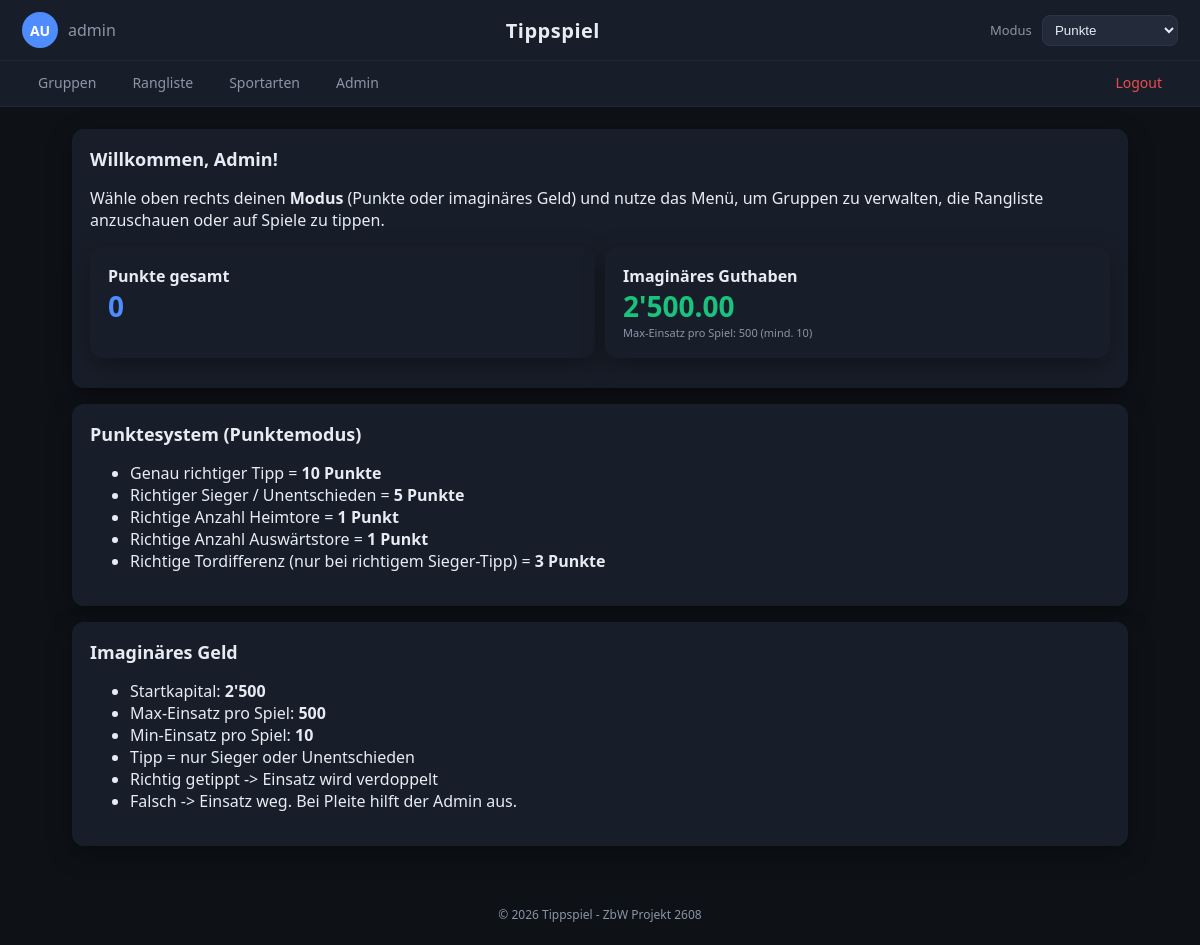
/pages/home.php (signed in), run on the app's committed database.
### tables this page shows
CREATE TABLE users (
    id                INT AUTO_INCREMENT PRIMARY KEY,
    username          VARCHAR(50)  NOT NULL UNIQUE,
    email             VARCHAR(120) NOT NULL UNIQUE,
    password_hash     VARCHAR(255) NOT NULL,
    first_name        VARCHAR(60)  NOT NULL,
    last_name         VARCHAR(60)  NOT NULL,
    role              ENUM('user','admin') NOT NULL DEFAULT 'user',
    points_total      INT NOT NULL DEFAULT 0,
    money_balance     DECIMAL(12,2) NOT NULL DEFAULT 2500.00,   
    background_image  VARCHAR(255) DEFAULT NULL,                
    created_at        TIMESTAMP DEFAULT CURRENT_TIMESTAMP
);

### config/db.php (called while the page is built, shortened)
<?php
function db(): PDO {
    static $pdo = null;
    if ($pdo === null) {
        $dsn = 'mysql:host=' . DB_HOST . ';dbname=' . DB_NAME . ';charset=' . DB_CHAR;
        $opt = [
            PDO::ATTR_ERRMODE            => PDO::ERRMODE_EXCEPTION,
            PDO::ATTR_DEFAULT_FETCH_MODE => PDO::FETCH_ASSOC,
            PDO::ATTR_EMULATE_PREPARES   => false,
        ];
        try {
            $pdo = new PDO($dsn, DB_USER, DB_PASS, $opt);
        } catch (PDOException $e) {
            http_response_code(500);
            die('DB-Fehler: ' . $e->getMessage());
        }
    }
    return $pdo;
}

### includes/auth.php (called while the page is built, shortened)
<?php
require_once __DIR__ . '/../config/db.php';
function current_user(): ?array {
    static $user = null;
    if ($user === null) {
        $stmt = db()->prepare('SELECT * FROM users WHERE id = ?');
        $stmt->execute([$_SESSION['user_id']]);
        $user = $stmt->fetch() ?: null;
    }
    return $user;
}
function require_login(): array {
    $u = current_user();
    return $u;
}
function initials(array $u): string {
    return strtoupper(mb_substr($u['first_name'], 0, 1) . mb_substr($u['last_name'], 0, 1));
}

### pages/home.php (the view)
<?php
$active = 'home';
require_once __DIR__ . '/../includes/header.php';
?>
<section class="card">
  <h2>Willkommen, <?= htmlspecialchars($user['first_name']) ?>!</h2>
  <p>
    Wähle oben rechts deinen <strong>Modus</strong> (Punkte oder imaginäres Geld) und
    nutze das Menü, um Gruppen zu verwalten, die Rangliste anzuschauen oder
    auf Spiele zu tippen.
  </p>
  <div class="form-grid" style="margin-top:14px">
    <div class="card" style="margin:0">
      <strong>Punkte gesamt</strong>
      <div style="font-size:28px;color:var(--primary);font-weight:700">
        <?= (int)$user['points_total'] ?>
      </div>
    </div>
    <div class="card" style="margin:0">
      <strong>Imaginäres Guthaben</strong>
      <div style="font-size:28px;color:var(--accent);font-weight:700">
        <?= number_format((float)$user['money_balance'], 2, '.', "'") ?>
      </div>
      <div style="font-size:11px;color:var(--muted)">
        Max-Einsatz pro Spiel: 500 (mind. 10)
      </div>
    </div>
  </div>
</section>
<section class="card">
  <h2>Punktesystem (Punktemodus)</h2>
  <ul>
    <li>Genau richtiger Tipp = <strong>10 Punkte</strong></li>
    <li>Richtiger Sieger / Unentschieden = <strong>5 Punkte</strong></li>
    <li>Richtige Anzahl Heimtore = <strong>1 Punkt</strong></li>
    <li>Richtige Anzahl Auswärtstore = <strong>1 Punkt</strong></li>
    <li>Richtige Tordifferenz (nur bei richtigem Sieger-Tipp) = <strong>3 Punkte</strong></li>
  </ul>
</section>
<section class="card">
  <h2>Imaginäres Geld</h2>
  <ul>
    <li>Startkapital: <strong>2'500</strong></li>
    <li>Max-Einsatz pro Spiel: <strong>500</strong></li>
    <li>Min-Einsatz pro Spiel: <strong>10</strong></li>
    <li>Tipp = nur Sieger oder Unentschieden</li>
    <li>Richtig getippt -> Einsatz wird verdoppelt</li>
    <li>Falsch -> Einsatz weg. Bei Pleite hilft der Admin aus.</li>
  </ul>
</section>
<?php require_once __DIR__ . '/../includes/footer.php'; ?>

### includes/header.php (shortened to what this page needs)
<?php
require_once __DIR__ . '/auth.php';
$user = require_login();
$active = $active ?? '';
?>
<!DOCTYPE html>
<html lang="de">
<head>
<link rel="stylesheet" href="/Tippspiel/css/style.css">
</head>
<body>
<header class="topbar">
  <a class="profile-link" href="/Tippspiel/pages/profile.php" title="Profil">
    <span class="avatar"><?= htmlspecialchars(initials($user)) ?></span>
    <span class="username"><?= htmlspecialchars($user['username']) ?></span>
  </a>
  <h1 class="brand">Tippspiel</h1>
  <div class="mode-switch">
    <label for="mode">Modus</label>
    <select id="mode">
      <option value="points">Punkte</option>
    </select>
  </div>
</header>
<nav class="mainnav">
  <a href="/Tippspiel/pages/groups.php"      class="<?= $active==='groups'      ? 'active' : '' ?>">Gruppen</a>
  <a href="/Tippspiel/pages/leaderboard.php" class="<?= $active==='leaderboard' ? 'active' : '' ?>">Rangliste</a>
  <a href="/Tippspiel/pages/sports.php"      class="<?= $active==='sports'      ? 'active' : '' ?>">Sportarten</a>
  <?php if ($user['role'] === 'admin'): ?>
    <a href="/Tippspiel/pages/admin.php"     class="<?= $active==='admin'       ? 'active' : '' ?>">Admin</a>
  <?php endif; ?>
  <a href="/Tippspiel/api/logout.php" class="logout">Logout</a>
</nav>
<main class="container">

### css/style.css (style rules this page uses)
:root { --bg: #0e1116; --surface: #181e29; --surface-2: #232b3b; --text: #e7ecf3; --muted: #8b95a7; --primary: #4f8cff; --primary-2: #2f6ee6; --accent: #19c37d; --danger: #ef4d4d; --warn: #f6b93b; --radius: 12px; --shadow: 0 8px 24px rgba(0,0,0,.35); }
* { box-sizing: border-box; }
body { margin: 0; font-family: system-ui, -apple-system, "Segoe UI", Roboto, sans-serif; background: var(--bg); color: var(--text); min-height: 100vh; }
a { color: var(--primary); text-decoration: none; }
.topbar { display: flex; align-items: center; justify-content: space-between; padding: 12px 22px; background: var(--surface); border-bottom: 1px solid #1f2638; }
.brand { margin: 0; font-size: 20px; letter-spacing: .5px; }
.profile-link { display: flex; align-items: center; gap: 10px; color: var(--text); }
.avatar { width: 36px; height: 36px; border-radius: 50%; background: var(--primary); color: white; display: inline-flex; align-items: center; justify-content: center; font-weight: 700; font-size: 14px; }
.username { color: var(--muted); }
.mode-switch label { color: var(--muted); margin-right: 6px; font-size: 13px; }
.mode-switch select { background: var(--surface-2); color: var(--text); border: 1px solid #2c3447; border-radius: 8px; padding: 6px 8px; }
.mainnav { display: flex; gap: 4px; padding: 0 22px; background: var(--surface); border-bottom: 1px solid #1f2638; }
.mainnav a { color: var(--muted); padding: 12px 16px; font-size: 14px; border-bottom: 2px solid transparent; }
.mainnav .logout { margin-left: auto; color: var(--danger); }
.container { max-width: 1100px; margin: 0 auto; padding: 22px; }
.card { background: var(--surface); padding: 18px; border-radius: var(--radius); margin-bottom: 16px; box-shadow: var(--shadow); }
.card h2 { margin-top: 0; font-size: 18px; }
.form-grid { display: grid; grid-template-columns: repeat(auto-fit,minmax(180px,1fr)); gap: 10px; margin-bottom: 12px; }

### data on the page
users: initials($user) "AU", username "admin", first_name "Admin", points_total "0", money_balance "2'500.00"
